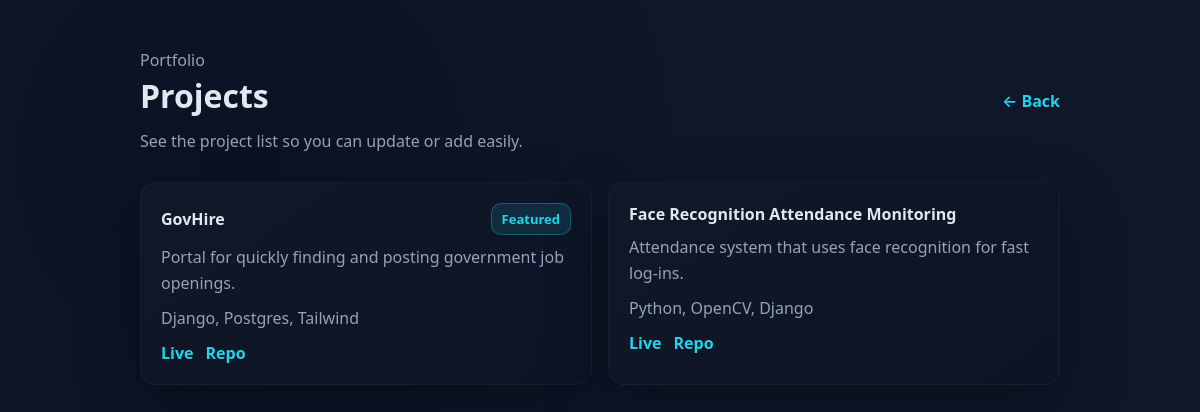
/projects/, run on the app's committed database.
### projects/models.py (models this page shows, shortened)
class Project(models.Model):
    title = models.CharField(max_length=150)
    description = models.TextField(blank=True)
    live_url = models.URLField(blank=True)
    repo_url = models.URLField(blank=True)
    image = models.CharField(
        max_length=255, blank=True, help_text="Static path or full URL for preview."
    )
    tech_stack = models.CharField(max_length=200, blank=True)
    featured = models.BooleanField(default=False)
    sort_order = models.PositiveIntegerField(default=0)
    created_at = models.DateField(auto_now_add=True)
    class Meta:
        ordering = ["-featured", "sort_order", "-created_at", "title"]

### projects/views.py (the view)
# urls.py: path("", views.list_projects, name="project-list"),
def list_projects(request):
    projects = Project.objects.order_by("-featured", "sort_order", "-created_at", "title")
    return render(request, "projects/list.html", {"projects": projects})

### projects/templates/projects/list.html (shortened to what this page needs)
<!doctype html>
<html lang="en">
<head>
</head>
<body>
    <div class="shell">
        <header>
            <div>
                <p class="muted">Portfolio</p>
                <h1>Projects</h1>
                <p>See the project list so you can update or add easily.</p>
            </div>
            <a href="/" aria-label="Back to home">← Back</a>
        </header>
        <div class="grid" style="margin-top: 28px;">
            {% for project in projects %}
                <div class="card project">
                    <div style="display:flex;justify-content:space-between;align-items:center;gap:10px;">
                        <strong>{{ project.title }}</strong>
                        {% if project.featured %}
                            <span class="pill">Featured</span>
                        {% endif %}
                    </div>
                    <p>{{ project.description }}</p>
                    {% if project.tech_stack %}
                        <p class="muted">{{ project.tech_stack }}</p>
                    {% endif %}
                    <div style="display:flex;gap:12px;flex-wrap:wrap;">
                        {% if project.live_url and project.live_url != "#" %}
                            <a href="{{ project.live_url }}" target="_blank" rel="noreferrer">Live</a>
                        {% endif %}
                        {% if project.repo_url and project.repo_url != "#" %}
                            <a href="{{ project.repo_url }}" target="_blank" rel="noreferrer">Repo</a>
                        {% endif %}
                    </div>
                </div>
            {% empty %}
                <p class="muted">No projects yet. Add via admin or data migration.</p>
            {% endfor %}
        </div>
    </div>
</body>
</html>

### projects/templates/projects/list.html (style rules this page uses)
:root { --bg: #0f172a; --card: #111827; --accent: #22d3ee; --muted: #94a3b8; --text: #e2e8f0; }
* { box-sizing: border-box; }
body { margin: 0; font-family: "Segoe UI", -apple-system, system-ui, sans-serif; background: radial-gradient(circle at 20% 20%, #0b1224, #0f172a 40%), #0f172a; color: var(--text); min-height: 100vh; }
.shell { max-width: 960px; margin: 0 auto; padding: 48px 20px 64px; }
a { color: var(--accent); text-decoration: none; font-weight: 600; }
h1 { margin: 0 0 12px; font-size: 32px; }
p { margin: 0; color: var(--muted); line-height: 1.6; }
.card { background: linear-gradient(145deg, var(--card), #0c1426); border: 1px solid rgba(255, 255, 255, 0.04); border-radius: 16px; padding: 20px; box-shadow: 0 24px 60px rgba(0, 0, 0, 0.35); }
.grid { display: grid; grid-template-columns: repeat(auto-fit, minmax(260px, 1fr)); gap: 16px; }
.project { display: flex; flex-direction: column; gap: 10px; }
.muted { color: var(--muted); }
.pill { display: inline-block; padding: 6px 10px; border-radius: 10px; background: rgba(34, 211, 238, 0.12); border: 1px solid rgba(34, 211, 238, 0.3); color: var(--accent); font-weight: 600; font-size: 13px; }
header { display: flex; justify-content: space-between; align-items: center; gap: 12px; }

### data on the page
Project: title "GovHire", featured "Featured", description "Portal for quickly finding and posting government job openings.", tech_stack "Django, Postgres, Tailwind"
Project: title "Face Recognition Attendance Monitoring", description "Attendance system that uses face recognition for fast log-ins.", tech_stack "Python, OpenCV, Django"
